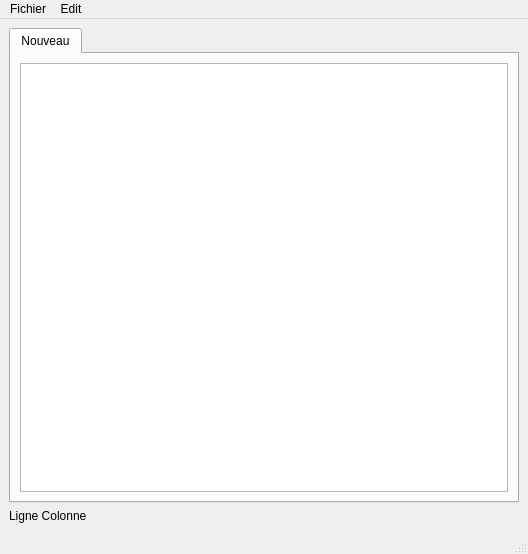
<?xml version="1.0" encoding="UTF-8"?>
<ui version="4.0">
 <class>MainWindow</class>
 <widget class="QMainWindow" name="MainWindow">
  <property name="geometry">
   <rect>
    <x>0</x>
    <y>0</y>
    <width>528</width>
    <height>554</height>
   </rect>
  </property>
  <property name="windowTitle">
   <string>Editeur texte made in JP</string>
  </property>
  <widget class="QWidget" name="centralwidget">
   <layout class="QVBoxLayout" name="verticalLayout_2">
    <item>
     <widget class="QTabWidget" name="tabWidget">
      <property name="currentIndex">
       <number>0</number>
      </property>
      <widget class="QWidget" name="tab">
       <attribute name="title">
        <string>Nouveau</string>
       </attribute>
       <layout class="QVBoxLayout" name="verticalLayout">
        <item>
         <widget class="QPlainTextEdit" name="plainTextEdit"/>
        </item>
       </layout>
      </widget>
     </widget>
    </item>
    <item>
     <widget class="QLabel" name="label">
      <property name="text">
       <string>Ligne Colonne</string>
      </property>
     </widget>
    </item>
   </layout>
  </widget>
  <widget class="QMenuBar" name="menubar">
   <property name="geometry">
    <rect>
     <x>0</x>
     <y>0</y>
     <width>528</width>
     <height>23</height>
    </rect>
   </property>
   <widget class="QMenu" name="menuFichier">
    <property name="title">
     <string>Fichier</string>
    </property>
    <addaction name="actionNouveau"/>
    <addaction name="actionOuvrir"/>
    <addaction name="actionSauvegarde"/>
    <addaction name="separator"/>
    <addaction name="actionQuitter_2"/>
   </widget>
   <widget class="QMenu" name="menuEdit">
    <property name="title">
     <string>Edit</string>
    </property>
    <addaction name="actionRechercher"/>
    <addaction name="actionRemplacer"/>
   </widget>
   <addaction name="menuFichier"/>
   <addaction name="menuEdit"/>
  </widget>
  <widget class="QStatusBar" name="statusbar"/>
  <action name="actionOuvrir">
   <property name="text">
    <string>Ouvrir</string>
   </property>
  </action>
  <action name="actionRechercher">
   <property name="text">
    <string>Rechercher</string>
   </property>
  </action>
  <action name="actionRemplacer">
   <property name="text">
    <string>Remplacer</string>
   </property>
  </action>
  <action name="actionQuitter">
   <property name="text">
    <string>Quitter</string>
   </property>
  </action>
  <action name="actionNouveau">
   <property name="text">
    <string>Nouveau</string>
   </property>
  </action>
  <action name="actionQuitter_2">
   <property name="text">
    <string>Quitter</string>
   </property>
  </action>
  <action name="actionSauvegarde">
   <property name="text">
    <string>Sauvegarde</string>
   </property>
  </action>
 </widget>
 <resources/>
 <connections/>
</ui>
